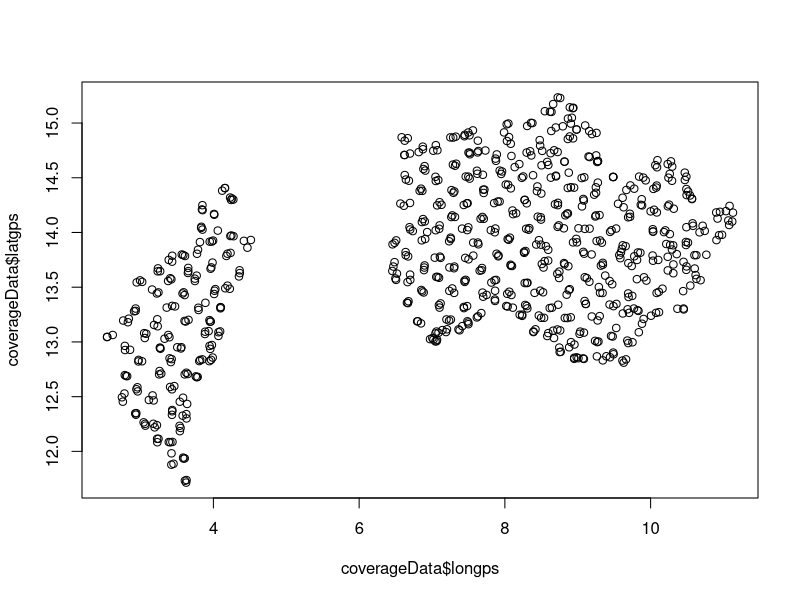
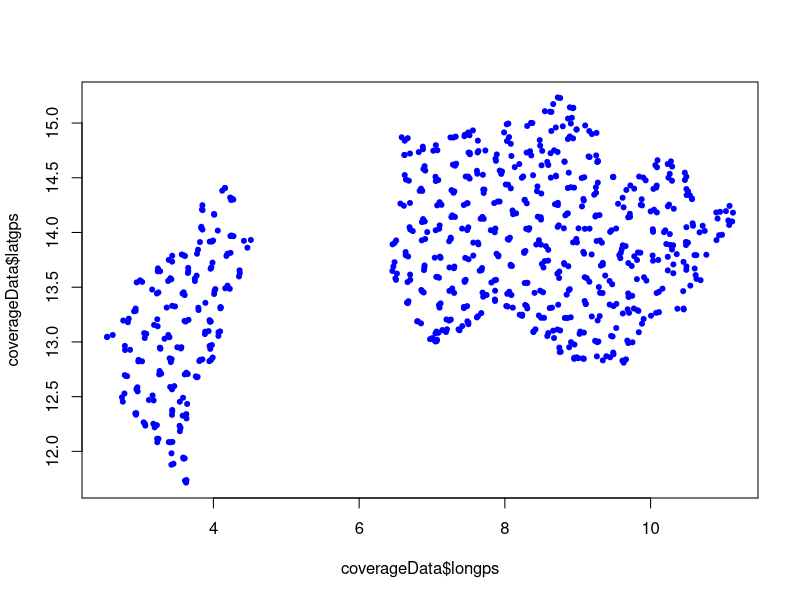
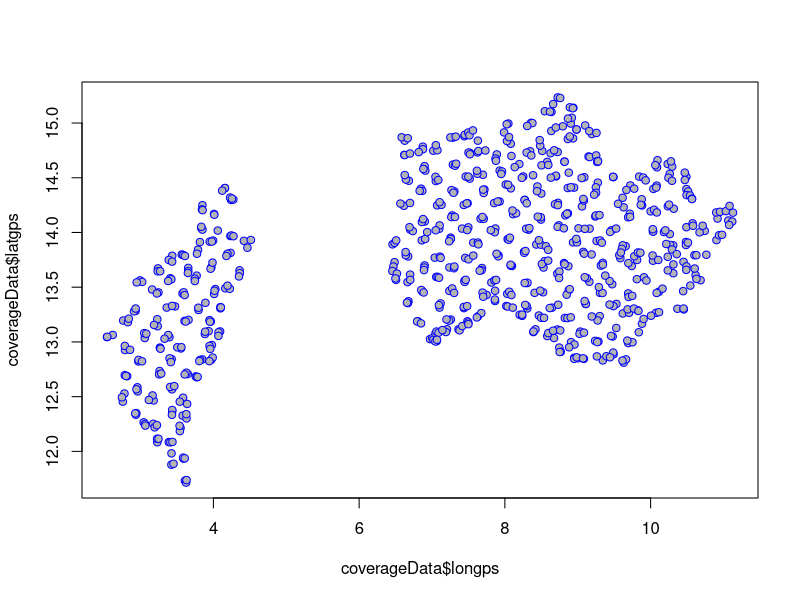

Write R code to recreate these figures, in order. (Note: this script raises an error after producing the figures.)
################################################################################
#
# Exercise 2: Preparing S3M data for analysis
# 
# This exercise describes the datasets needed for an S3M analysis in more detail 
# and reviews data handling and management skills in R related to the types of 
# datasets required for an S3M analysis.
#
# Example datasets for all the exercises can be found in the folder `data`.
#
# Following is the starter code to look into these datasets.
#
################################################################################

################################################################################
#
# For this exercise, we will focus on the coverage dataset. Let us read this
# dataset and interrogate it further.
#
################################################################################

# Read coverage dataset --------------------------------------------------------
coverageData <- read.csv("data/coverageData.csv")

################################################################################
#
# This dataset has the following variables:
#   * date - date the data was collected
#   * spid - sampling point identifier
#   * pop - population size for each village/cluster surveyed
#   * latgps - latitude GPS coordinate
#   * longps - longitude GPS coordinate
#   * a - total SAM cases found
#   * b - SAM cases in the programme
#   * c - SAM cases out of the programme
#   * d - Recovering cases
#
################################################################################

# Task 1: Plot the data points

## We can use the longitude and latitude variables of the data to plot
##   * x-axis will be the longitude (longx)
##   * y-axis will be the latitude (laty)
plot(x = coverageData$longps, y = coverageData$latgps)

## Create a plot with a solid circle coloured blue
plot(x = coverageData$longps, y = coverageData$latgps, pch = 20, col = "blue")

## Create a plot with a solid circle with coloured blue outline and 
## light gray fill
plot(
  x = coverageData$longps, y = coverageData$latgps, 
  pch = 21, col = "blue", bg = "gray70"
)

## Convert SpatialPointsDataFrame
coverageDataSP <- SpatialPointsDataFrame(
  coords = coverageData[ , c("longps", "latgps")],
  data = coverageData,
  proj4string = CRS(proj4string(CRS("+proj=longlat +datum=WGS84 +no_defs")))
)

## Plot coverageDataSP
plot(coverageDataSP)

## Plot coverageDataSP
plot(coverageDataSP, pch = 21, col = "blue", bg = "gray70")


# Task 2: Calculate case-finding effectiveness for each sampling point

## Things to know and do to answer this question:
##   * Which rows of data correspond to a sampling point? How many data points
##     for each sampling point?
##   * Perform some form of aggregation of each row of data for each sampling
##     point
##   * With the aggregated data, calculate coverage indicator


# Task 3: Calculate treatment coverage for each sampling point


